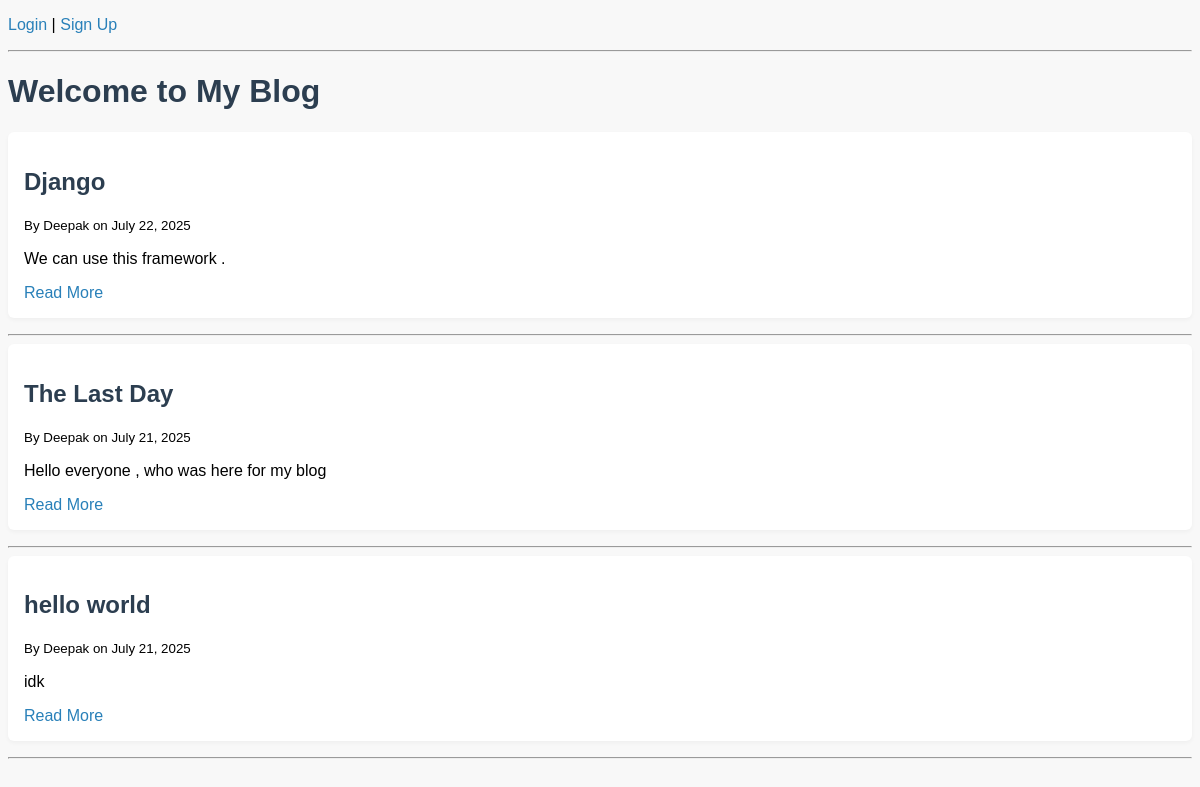
The page / on the database its author committed.
### blog/models.py (models this page shows, shortened)
class BlogPost(models.Model):
    title = models.CharField(max_length=200)
    summary = models.TextField(max_length=300)
    content = models.TextField()
    author = models.ForeignKey(User, on_delete=models.CASCADE)
    created_at = models.DateTimeField(auto_now_add=True)

### blog/views.py (the view)
# urls.py: path('', views.home, name='home'),
def home(request):
    posts = BlogPost.objects.all().order_by('-created_at')
    return render(request, 'blog/home.html', {'posts': posts})

### blog/templates/blog/home.html (shortened to what this page needs)
<!DOCTYPE html>
<html lang="en">
<head>
    {% load static %}
    <link rel="stylesheet" href="{% static 'css/style.css' %}">
</head>
<body>
{% if user.is_authenticated %}
    <p>
        Welcome, {{ user.username }}!
        <form action="{% url 'logout' %}" method="post" style="display:inline;">
            {% csrf_token %}
            <button type="submit">Logout</button>
        </form>
    </p>
{% else %}
    <p>
        <a href="{% url 'login' %}">Login</a> |
        <a href="{% url 'signup' %}">Sign Up</a>
    </p>
{% endif %}
<hr>
<h1>Welcome to My Blog</h1>
{% for post in posts %}
    <article>
        <h2>{{ post.title }}</h2>
        <p><small>By {{ post.author.username }} on {{ post.created_at|date:"F d, Y" }}</small></p>
        <p>{{ post.summary }}</p>
        <a href="{% url 'post_detail' post.id %}">Read More</a>
    </article>
    <hr>
{% empty %}
    <p>No blog posts have been published yet.</p>
{% endfor %}
</body>
</html>

### blog/static/css/style.css (style rules this page uses)
body { background: #f8f8f8; font-family: Arial, sans-serif; }
h1, h2 { color: #2c3e50; }
article { background: #fff; border-radius: 6px; padding: 16px; margin-bottom: 16px; box-shadow: 0 2px 4px rgba(0,0,0,0.04); }
a { color: #2980b9; text-decoration: none; }

### rows shown on the page
BlogPost: title "Django", author.username "Deepak", created_at "July 22, 2025", summary "We can use this framework ."
BlogPost: title "The Last Day", author.username "Deepak", created_at "July 21, 2025", summary "Hello everyone , who was here for my blog"
BlogPost: title "hello world", author.username "Deepak", created_at "July 21, 2025", summary "idk"
